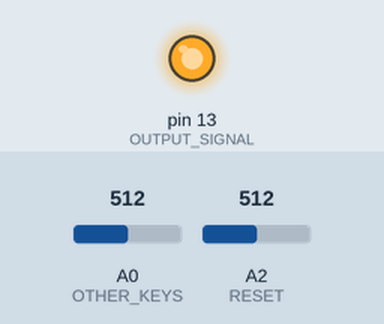
Recording of a sketch running on a simulated Arduino Uno, built with avr-gcc and run on an emulated ATmega328P. Shown: output pins drawn as LEDs (lit = HIGH). Inputs (shaded band) come from the test bench; at power-on: A0 (OTHER_KEYS) = 512, A2 (RESET) = 512. Pins used as bus, display or sensor lines are not drawn.

Above: at 0.06 s.
At 1.2 s:
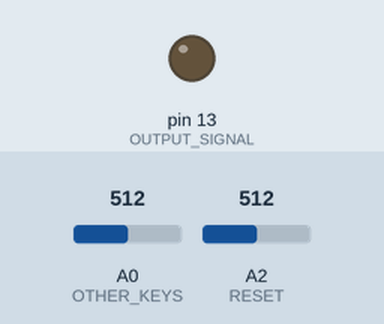
1.3 s: A0 (OTHER_KEYS) set to 716
At 2.4 s:
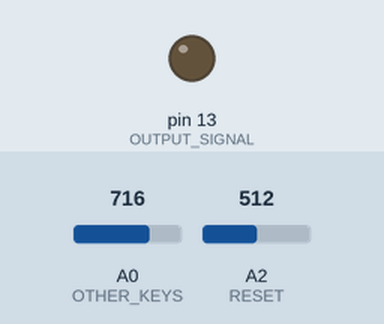
Timing chart, 0 to 4.3 s (numbered marks = the images above; inputs shaded):
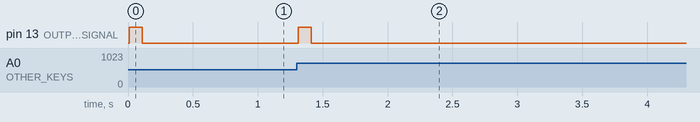

The sketch:

ADC.ino
```cpp
#include "ADC.h"
#include "ports.h"
#include <avr/wdt.h>

using namespace Ports;
using namespace AnalogDigitalConverter;

static const int RESET_THRESHOLD = 100;

int oldKeyCode;

#define TIMEOUT WDTO_1S

void setup()
{
	pinMode(KEY_VALUE, OUTPUT);
	pinMode(OUTPUT_SIGNAL, OUTPUT);
	oldKeyCode = -1;
	wdt_enable(TIMEOUT);
}

void loop()
{
	unsigned int keyValue = analogRead(OTHER_KEYS);
	int keyCode = translateToKeyCode(keyValue);
	unsigned int resetValue = analogRead(RESET);
	if (keyCode < 0 && resetValue < RESET_THRESHOLD)
		keyCode = 5;

	if (keyCode != oldKeyCode)
	{
		if (keyCode>=0)
		{
			analogWrite(KEY_VALUE, map(OUTPUT_VALUE[keyCode], 0, 1023, 0, 255));
			delay(10);
			digitalWrite(OUTPUT_SIGNAL, HIGH);
			delay(100);
			digitalWrite(OUTPUT_SIGNAL, LOW);
		}
		oldKeyCode = keyCode;
	}
	wdt_reset();
}
```

ADC.h
```cpp
#ifndef _ADC_h
#define _ADC_h

#if defined(ARDUINO) && ARDUINO >= 100
	#include "arduino.h"
#else
	#include "WProgram.h"
#endif

namespace AnalogDigitalConverter
{
	static const int INPUT_THRESHOLD[] = { 50, 200, 400, 600, 800 };
	static const int OUTPUT_VALUE[] = { 30, 150, 300, 500, 700, 900 };
	static const int NUM_KEYS = 5;

	int translateToKeyCode(unsigned int input);
}

#endif
```

ADC_cpp.cpp
```cpp
#include "ADC.h"

using namespace AnalogDigitalConverter;

int AnalogDigitalConverter::translateToKeyCode(unsigned int value)
{
	for (int i = 0; i < NUM_KEYS; i++)
		if (value < INPUT_THRESHOLD[i])
			return i;
	return -1;
}
```

ports.h
```cpp
#ifndef _PORTS_h
#define _PORTS_h

#define ANALOG
#define DIGITAL
#define PWM
#define IN
#define OUT

namespace Ports
{
	//模拟端口
	ANALOG IN static const char OTHER_KEYS = 0;
	ANALOG IN static const char RESET = 2;

	//数字端口
	DIGITAL OUT PWM static const char KEY_VALUE = 11;
	DIGITAL OUT static const char OUTPUT_SIGNAL = 13;
}

#endif
```

Measured:
- after the input at 1.3 s, pin 13 (OUTPUT_SIGNAL): LOW → HIGH at once, → LOW 0.10 s later
